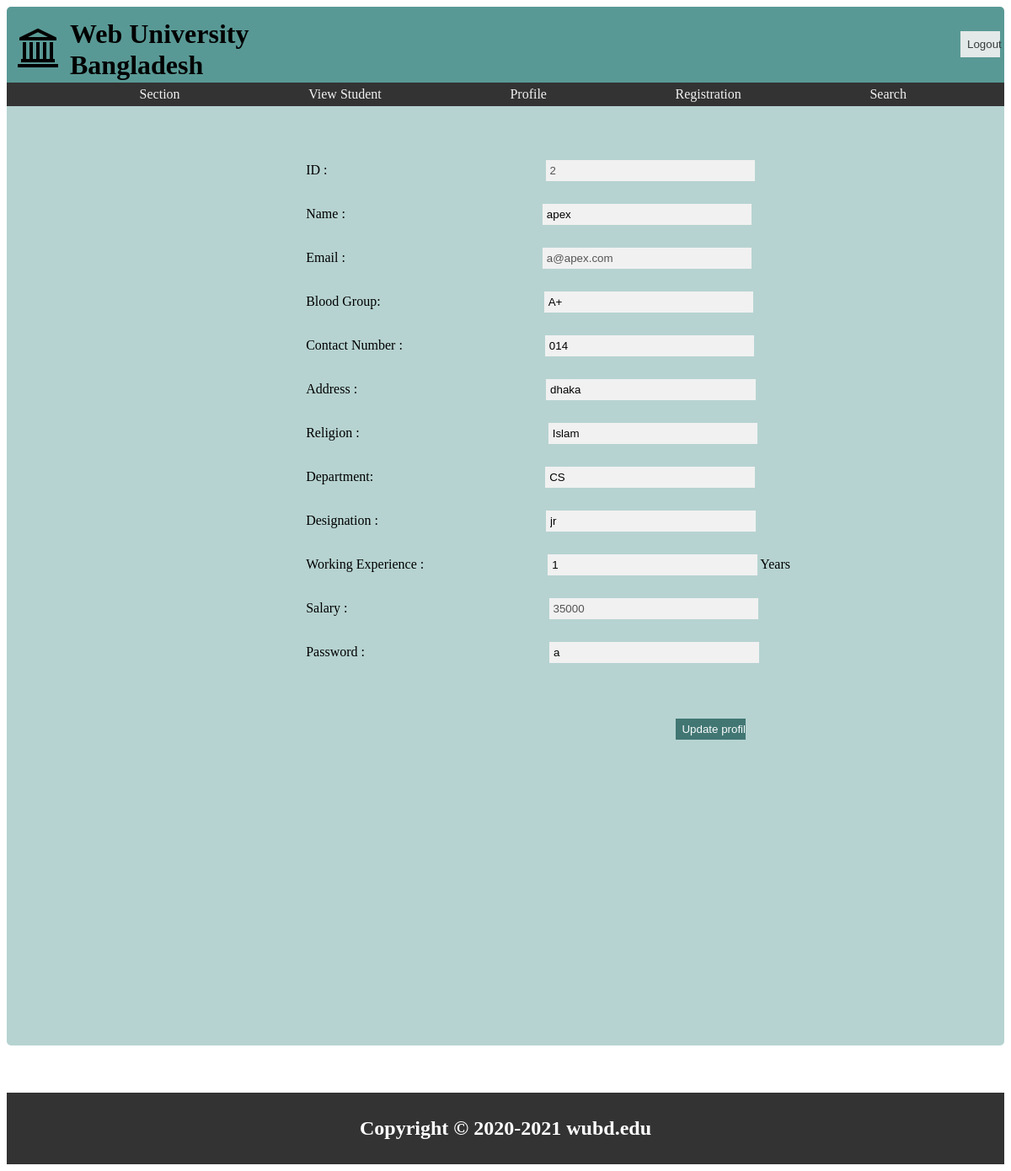
/Forms/Teacher_Profile_Update.php (signed in), run on the app's committed database.
### tables this page shows
CREATE TABLE `teacher` (
  `t_id` int(25) NOT NULL,
  `t_name` varchar(25) NOT NULL,
  `email` varchar(25) NOT NULL,
  `dob` varchar(25) NOT NULL,
  `gender` varchar(25) NOT NULL,
  `blood_group` varchar(25) NOT NULL,
  `address` longtext NOT NULL,
  `contact_number` varchar(11) NOT NULL,
  `religion` varchar(25) NOT NULL,
  `joining_year` varchar(25) NOT NULL,
  `salary` varchar(25) NOT NULL,
  `department` varchar(25) NOT NULL,
  `designation` varchar(25) NOT NULL,
  `working_experience` varchar(25) NOT NULL,
  `password` varchar(25) NOT NULL,
  `profile_image` varchar(50) NOT NULL
);

### control/Teacher_Profile_control.php (called while the page is built, shortened)
<?php
$teacher = new Teacher();
$teacher->setEmail(($_SESSION["email"]));
$t_repo = new Teacher_repo();
$entity = $t_repo->Get($teacher);

### Entity/Person.php (called while the page is built, shortened)
<?php
class Person
{
    private $name;
    private $email;
    private $id;
    private $password;
    private $contact;
    private $address;
    private $religion;
    private $blood;
    function __construct()
    {
        $this->email = " cons email";
        $this->password = " cons pass";
    }
    function setName($name)
    {
        $this->name = $name;
    }
    function getName()
    {
        return $this->name;
    }
    function setEmail($email)
    {
        $this->email = $email;
    }
    function getEmail()
    {
        return $this->email;
    }
    function setId($id)
    {
        $this->id = $id;
    }
    function getId()
    {
        return $this->id;
    }
    function setPassword($password)
    {
        $this->password = $password;
    }
    function getPassword()
    {
        return $this->password;
    }
    function setContact($contact)
    {
        $this->contact = $contact;
    }
    function getContact()
    {
        return $this->contact;
    }
    function setAddress($address)
    {
        $this->address = $address;
    }
    function getAddress()
    {
        return $this->address;
    }
    function setReligion($religion)
    {
        $this->religion = $religion;
    }
    function getReligion()
    {
        return $this->religion;
    }
    function setBlood($blood)
    {
        $this->blood = $blood;
    }
    function getBlood()
    {
        return $this->blood;
    }
}

### Repository/Teacher_repo.php (called while the page is built, shortened)
<?php
include('DataAccess.php');
class Teacher_repo
{
    private $db;
    function __construct()
    {
        $this->db = new DataAccess();
    }
    function Get(Teacher $entity)
    {
        $sql2 = "SELECT * FROM teacher WHERE t_id = '" . $entity->getId() . "'  OR email='" . $entity->getEmail() . "' ";
        $result = $this->db->ReaderQuery($sql2);
        $newEntity = new Teacher();
        if ($result->num_rows > 0) {
            while ($row = $result->fetch_assoc()) {
                $newEntity->setId($row["t_id"]);
                $newEntity->setName($row["t_name"]);
                $newEntity->setEmail($row["email"]);
                $newEntity->setDob($row["dob"]);
                $newEntity->setGender($row["gender"]);
                $newEntity->setBlood($row["blood_group"]);
                $newEntity->setAddress($row["address"]);
                $newEntity->setContact($row["contact_number"]);
                $newEntity->setReligion($row["religion"]);
                $newEntity->setJoinig_year($row["joining_year"]);
                $newEntity->setSalary($row["salary"]);
                $newEntity->setDept($row["department"]);
                $newEntity->setDesignation($row["designation"]);
                $newEntity->setWorking_Experience($row["working_experience"]);
                $newEntity->setPassword($row["password"]);
                $newEntity->setImage($row["profile_image"]);
                return $newEntity;
            }
        } else {
            echo "0 result ";
            return null;
        }
    }
}

### Repository/DataAccess.php (called while the page is built, shortened)
<?php
class DataAccess
{
    public $conn;
    function __construct()
    {
        $this->conn = new mysqli("localhost", "root", "", "university_management_system");
    }
    function ReaderQuery($query)
    {
        $result = $this->conn->query($query);
        if ($result != null) {
            return $result;
        } else {
        }
    }
}

### Entity/Teacher_Entity.php (called while the page is built, shortened)
<?php
include('Person.php');
class Teacher extends Person
{
    private $salary;
    private $dept;
    private $designation;
    private $working_experience;
    function setSalary($salary)
    {
        $this->salary = $salary;
    }
    function getSalary()
    {
        return $this->salary;
    }
    function setDept($dept)
    {
        $this->dept = $dept;
    }
    function getDept()
    {
        return $this->dept;
    }
    function setDesignation($designation)
    {
        $this->designation = $designation;
    }
    function getDesignation()
    {
        return $this->designation;
    }
    function setWorking_Experience($work)
    {
        $this->working_experience = $work;
    }
    function getWorking_Experience()
    {
        return $this->working_experience;
    }
}

### Forms/Teacher_Profile_Update.php (the view, shortened to what this page needs)
<!DOCTYPE html>
<html lang="en">
<?php
include('Teacher_home.php');
include('../control/Teacher_Profile_control.php');
include('../control/Teacher_Profile_Update_Control.php');
?>
<head>
    <link rel="stylesheet" href="../CSS/Teacher_Reg.css">
</head>
<body>
    <form method="POST" enctype="multipart/form-data">
        <div class="container">
            <ul>
                <li> <label>ID :</label>
                    <input type="text" id="id" name="id" disabled value=<?php echo $entity->getId(); ?>> </li>
                <li> <label>Name :</label>
                    <input type="text" id="name" name="name" value=<?php echo $entity->getName(); ?>> </li>
                <li> <label>Email :</label>
                    <input type="text" id="email" name="email" disabled value=<?php echo $entity->getEmail(); ?>></li>
                <li> <label>Blood Group:</label>
                    <input type="text" id="blood" name="blood" value=<?php echo $entity->getBlood(); ?>> </li>
                <li> <label>Contact Number :</label>
                    <input type="text" id="contact" name="contact" value=<?php echo $entity->getContact(); ?>> </li>
                <li> <label>Address :</label>
                    <input type="text" id="address" name="address" value=<?php echo $entity->getAddress(); ?>> </li>
                <li> <label>Religion :</label>
                    <input type="text" id="religion" name="religion" value=<?php echo $entity->getReligion();  ?>></li>
                <li> <label>Department:</label>
                    <input type="text" id="dept" name="dept" value=<?php echo $entity->getDept();  ?>></li>
                <li> <label>Designation :</label>
                    <input type="text" id="designation" name="designation" value=<?php echo $entity->getDesignation(); ?> </li> <li> <label>Working Experience :</label>
                    <input type="text" id="working_experience" name="working_experience" value=<?php if ($entity->getWorking_Experience() == "NoExperience") {
                                                                                                    echo '0';
                                                                                                } else {
                                                                                                    echo $entity->getWorking_Experience();
                                                                                                } ?>> Years</li>
                <li> <label>Salary :</label>
                    <input type="text" id="salary" name="salary" disabled value=<?php echo $entity->getSalary(); ?>> </li>
                <li> <label>Password :</label>
                    <input type="text" id="password" name="password" value=<?php echo $entity->getPassword(); ?>> </li>
                <li> <label><br><br></label>
                    <input type="submit" id="update" class="registerbtn" name=update value="Update profile">
                </li>
            </ul>
        </div>
    </form>
    <br><br><?php include '../Common/footer.php'; ?>
</body>
</html>

### CSS/Teacher_Home2.css (style rules this page uses)
ul { list-style-type: none; margin: 0; padding: 0; }

### CSS/Teacher_Reg.css (style rules this page uses)
* { box-sizing: border-box; }
.container { text-align: left; background-color: #b6d3d1; padding-top: 5%; padding-bottom: 30%; border-radius: 0px 0px 5px 5px; overflow: hidden; }
input[type="text"], input[type="password"] { width: 30%; padding: 5px; margin: 5px 0 22px 0; display: inline-block; border: none; background: #f1f1f1; }
.registerbtn { background-color: #356d69; color: white; padding: 5px 7px; margin: 8px 0; border: none; cursor: pointer; width: 100%; opacity: 0.9; text-decoration: none; }
#submit, #refresh, #edit, #update { margin-left: 53%; width: 10%; }
#name, #email { margin-left: 230px; }
#contact { margin-left: 165px; }
#address, #religion { margin-left: 220px; }
#dept { margin-left: 200px; }
#designation { margin-left: 195px; }
#working_experience { margin-left: 143px; }
#salary { margin-left: 235px; }
#password { margin-left: 215px; }
#blood { margin-left: 190px; }
#id { margin-left: 255px; }
form { align-content: center; }
.container ul li { margin-left: 30%; }
.container ul { margin-left: 0%; }

### data on the page
teacher: id "2", name "apex", email "a@apex.com", blood "A+", contact "014", address "dhaka", religion "Islam", dept "CS", designation "jr", working_experience "1", salary "35000", password "a"
